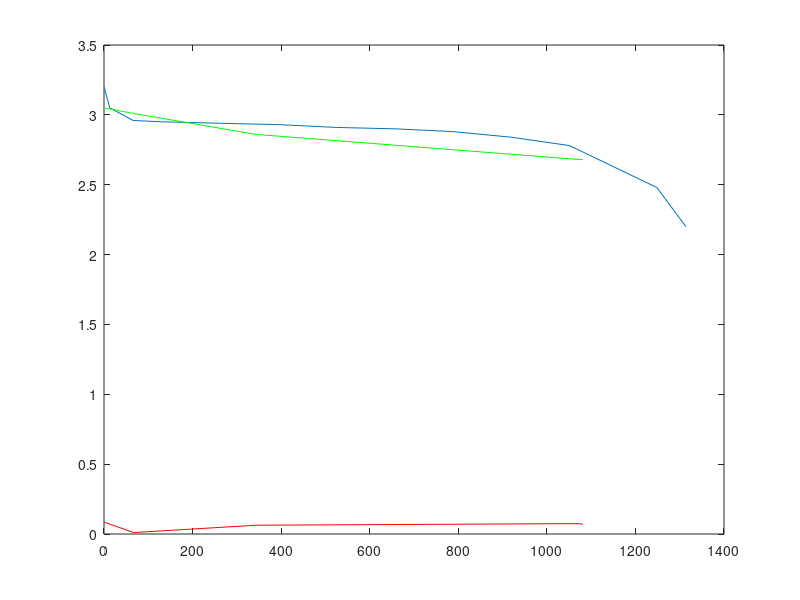
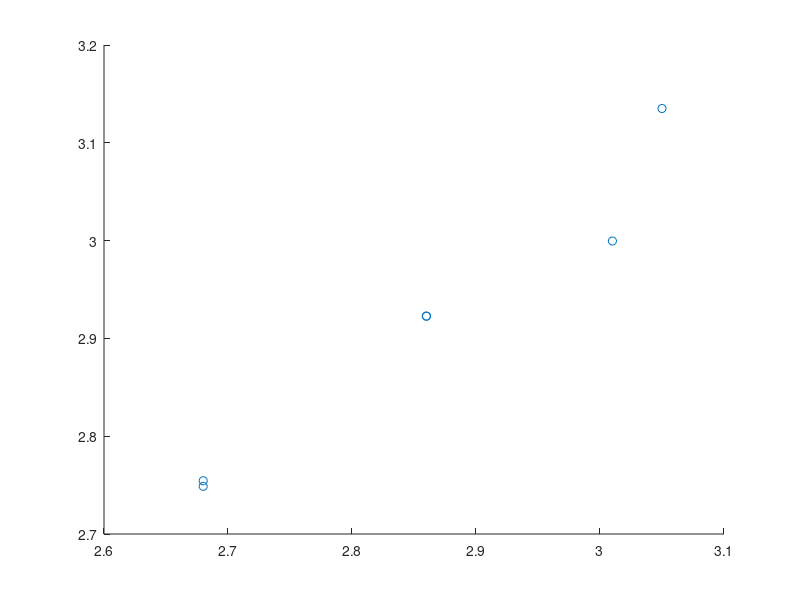

Here is the MATLAB script that generated these plots, in order:
load('data.mat');

plot(A(1,:),A(2,:))
hold on
plot(Data(1,:),Data(2,:), 'green')

indices = zeros(1,6);
Diff = [];
for i = 1:6
    idx = find(B(1,:) >= Data(1,i))
    Diff(i) = Data(2,i)-B(2,idx(1));
    indices(i) = idx(1);
end
%plot(Data(1,:),Diff, 'r')
plot(Data(1,:),abs(Diff), 'r')
%plot(Data(1,:),-abs(Diff), 'r')

figure,
scatter(Data(2,1:6),B(2,indices))

[h,p,ci,stats] = ttest(Data(2,1:6),B(2,indices))